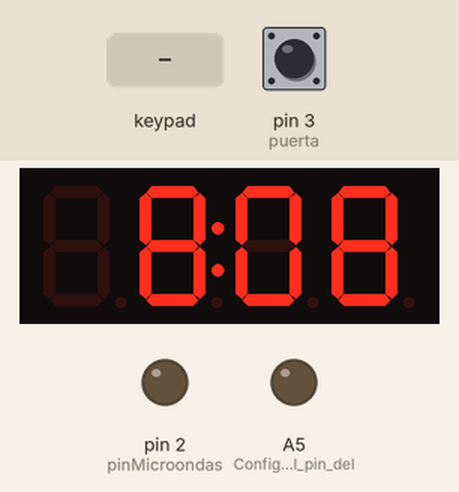
Recording of a sketch running on a simulated Arduino Uno, built with avr-gcc and run on an emulated ATmega328P. Parts: 4-digit seven-segment display, output pins drawn as LEDs (lit = HIGH). Inputs (shaded band) come from the test bench; at power-on: pin 3 (puerta) HIGH. What the sketch prints to the serial monitor is not drawn.

Above: at 1.6 s.
1.7 s: key '*' pressed
At 2.8 s:
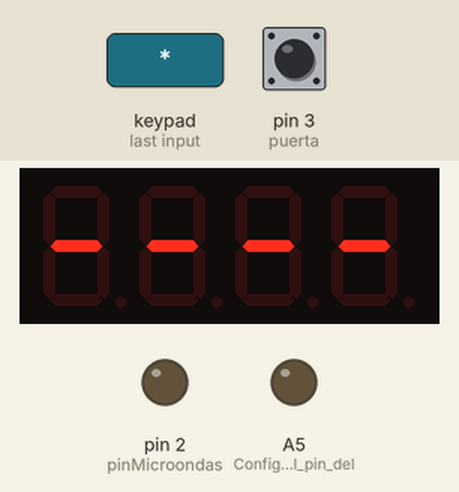
3.2 s: keypad keys 1 3 1 2 1 1 1 0 pressed 0.4 s apart
At 3.45 s:
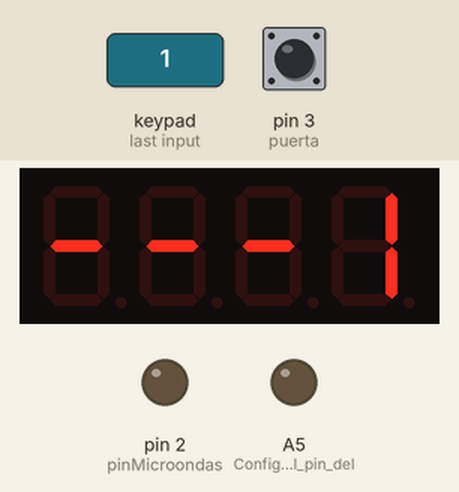
At 3.84 s:
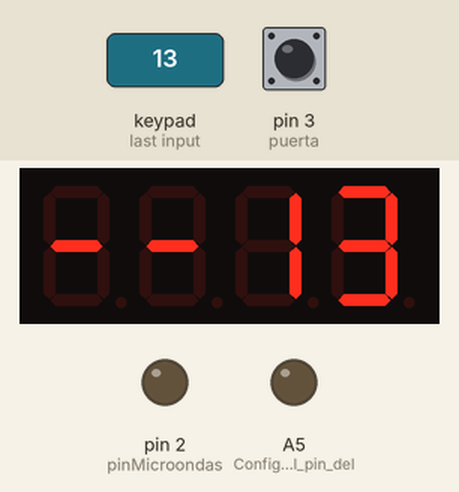
Timing chart, 0 to 6.2 s (numbered marks = the images above; inputs shaded):
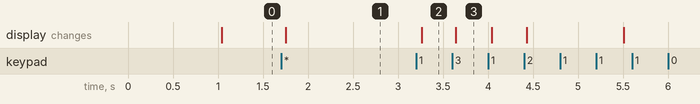

Measured:
- after the input at 1.7 s, the display: changes after 0.06 s (image 1)
- after the input at 3.2 s, the display: changes after 0.07 s (image 2)

The sketch:

microondas.ino
```cpp
#include <Keypad.h> //Libreria del teclado
#include <TimeLib.h> //Libreria del reloj del modulo TM1637
#include <TM1637Display.h> //Libreria del display del modulo TM1637
#define CLK 4 //Se define pin del puerto CLK del display TM1637
#define DIO 5 //Se define pin del puerto DIO del display TM1637
TM1637Display display(CLK,DIO); //Se configuran pines del display
#define numeroSeg(_tiempo_) ((_tiempo_ / 1000) % 60) //Funcion de manera regresiva obtener los segundos
#define numeroMin(_tiempo_) ((_tiempo_ / 1000) / 60) //Funcion de manera regresiva obtenr minutos
const int puerta = 3; //pin para detectar estado de la puerta del microondas
bool estadoPuerta = false;
bool encendido = false;
long anteriorMillis;
int pinMicroondas = 2;
const uint8_t End [] = { //arreglo que contiene la palabra "End"
  SEG_A | SEG_F | SEG_G | SEG_E | SEG_D, //E
  SEG_C | SEG_E | SEG_G, //n
  SEG_B | SEG_C | SEG_D | SEG_E | SEG_G //d
};
const uint8_t Limpia [] = { //arreglo para configurar display a "----"
  SEG_G,
  SEG_G,
  SEG_G,
  SEG_G
};
const byte ROWS = 4; //four rows
const byte COLS = 4; //three columns
char keys[ROWS][COLS] = {
  {'1','2','3','A'},
  {'4','5','6','B'},
  {'7','8','9','C'},
  {'*','0','#','D'}
};
byte rowPins[ROWS] = {13, 12, 11, 10}; //connect to the row pinouts of the keypad
byte colPins[COLS] = {9, 8, 7, 6}; //connect to the column pinouts of the keypad
bool confighora = false; //Booleano para el modo de trabajo, si confighora es verdadero entonces se trabaja en el modo de configuracion de hora
bool microondas = false; //Booleano para el modo microondas, si es verdadero entonces se trabaja con el microondas
bool cocinando = false; //Booleano para la coccion, si es verdadero entonces actualmente se esta cocinando
String entrada = "";
int contador;
unsigned long iniciomicroondas;
unsigned long minutos = 1;
Keypad keypad = Keypad( makeKeymap(keys), rowPins, colPins, ROWS, COLS );
char key = keypad.getKey();


void entrada_a_tiempo(String teclado){ //Transformacion de la entrada del teclado a int y configurando el tiempo
  int to = teclado.length();           //Mediante condiciones se evita el ingreso de horas mayores a 23 y min mayores a 59
  int h;
  int m;
  if (to == 4){
    h = teclado.substring(0,2).toInt();
    if(h>23){
      entrada="";
      contador=0;
      return;
    }
    m = teclado.substring(2,to).toInt();
    if(m>59){
      entrada="";
      contador=0;
      return;
    }
  }else{
    h = teclado.substring(0,1).toInt();
    if(h>23){
      entrada="";
      contador=0;
      return;
    }
    m = teclado.substring(1,3).toInt();
    if(m>59){
      entrada="";
      contador=0;
      return;
    }
  }
  if(confighora)cambiarhora(h,m); //Garantizamos que estamos en el modo configuracion al momento de cambiar hora
}

void cambiarhora(int h,int m){ //funcion para cambiar la hora y minuto
  setTime(h,m,50,6,4,2023);
}

void imprimirHora(){ //Funcion para imprimir la hora en el display con los dos puntos separadores
  time_t t=now();
  if(millis() - anteriorMillis > 1000){ //Se toma en cuenta que haya corrido 1 segundo para ejecutar el encendido o apagado de los dos puntos
    anteriorMillis = millis();
    if(encendido){
      display.showNumberDecEx(hour(t),0,false,2,0);
      display.showNumberDec(minute(t),true,2,2);
      encendido = false;
    }else{
      display.showNumberDecEx(hour(t),0b01000000,false,2,0);
      display.showNumberDec(minute(t),true,2,2);
      encendido = true;
    }

  }
}

void pantallaentrada(){ //Funcion para imprimir "----" y preparar el ingreso
  display.clear();
  display.setSegments(Limpia,4,0);
}

void presentarinput(String s){ //Modo para imprimir el ingreso previo al cambio de hora o inicio de coccion
  if(s.length()==1){
    display.showNumberDec(s.toInt(),false,1,3);
  }
  if(s.length()==2){
    display.showNumberDec(s.toInt(),false,2,2);
  }
  if(s.length()==3){
    display.showNumberDec(s.toInt(),false,3,1);
  }
  if(s.length()==4){
    display.showNumberDec(s.toInt(),false,4,0);
  }
}

void cerrarconfig(){ //funcion para cerrar la configuracion

  if(contador==4){
    presentarinput(entrada);
    entrada_a_tiempo(entrada);
    imprimirHora();
    entrada="";
    contador=0;
    confighora=false;
    key='B';
  }else{
    entrada="";
    contador=0;
    confighora=false;
    key='B';
  }
}

void cambio(bool modo, char k){ //Funcion para el ingreso de digitos para cambiar la hora
  if(modo){
      if(contador==0)pantallaentrada(); //Impresion de pantalla "----"
      if(contador == 0 && k == '0') return; //Evitar ceros a la izquierda
      if(k != '*'){
       if(contador == 4 || k == 'A'){ //en caso de ya ingresar cuatro digitos automaticamente realizar ingreso
          presentarinput(entrada);   //o al momento de ingresar la tecla A
          entrada_a_tiempo(entrada); //Funcion para transformar el ingreso a tiempo
          imprimirHora();
          cerrarconfig();
       }else{
          contador++;
          Serial.print("contador ");
          Serial.println(contador);
          entrada = entrada + k;
          presentarinput(entrada);
          if(contador==4)cerrarconfig();
       }
      }else if(k == '*' && contador>=1){
        cerrarconfig();
      }
    }
}

void cuentaRegresiva(long tiempo){
  long tiempores = tiempo - millis();
  int s = numeroSeg(tiempores);
  int m = numeroMin(tiempores);
  display.showNumberDecEx(s,0,true,2,2);
  display.showNumberDecEx(m,0b01000000,true,2,0);
  if (tiempores<50){
    microondas=false;
    cocinando = false;
    fin_de_coccion();
    entrada="";
  }
}

bool ingresaNum(char k){
  if(k != '*' && k != 'A' && k != 'B' && k != 'C' && k != 'D'){
    return true;
  }else{
    return false;
  }
}

void tiempoCocinar (char k){
      contador++;
      Serial.print("contador ");
      Serial.println(contador);
      entrada = entrada + k;
      presentarinput(entrada);
}

void setCoccion (char k){
  display.clear();
  if(k != '#'){
   entrada = entrada + k;
   presentarinput(entrada);
   Serial.println(entrada);
   cocinando = true;
  }else{
    iniciomicroondas=millis();
    if(entrada.length()==3){ //Seccion donde se toma la entrada de cada numero para considerar como segundo o minuto
       String minuto = entrada.substring(0,1);
       String seg = entrada.substring(1,3);
       minutos = minuto.toInt() * 1000 * 60;
       minutos = minutos + ( seg.toInt() * 1000);
    }
    if(entrada.length()==4){
       String minuto = entrada.substring(0,2);
       String seg = entrada.substring(2,4);
       minutos = minuto.toInt() * 1000 * 60;
       minutos = minutos + ( seg.toInt() * 1000);
    }
    Serial.println(entrada.length());
    if(entrada.length() <= 2){
      minutos = entrada.toInt();
      minutos = minutos*1000 + iniciomicroondas;
    }else{
       minutos = minutos + iniciomicroondas;
    }
  }
}

void coccion(bool m){
  if(m){
       cuentaRegresiva(minutos);
       digitalWrite(pinMicroondas,HIGH);
       revisarPuerta();
   }else{
    digitalWrite(pinMicroondas,LOW);

    return;
   }
}

void revisarPuerta(){
  int p = digitalRead(puerta);
  if(p==1){
    estadoPuerta = true; //PUERTA ABIERTA
    Serial.println("ABIERTA");
  }else{
    estadoPuerta = false; //PUERTA CERRADA
    Serial.println("CERRADA");
  }
}

void fin_de_coccion(){
  digitalWrite(pinMicroondas,LOW);
  display.clear();
  display.setSegments(End,3,1); //impresion de la palabra End en el display
  digitalWrite(A5,HIGH);
  delay(2000);
  digitalWrite(A5,LOW);
}

void setup() {
  Serial.begin(9600); //Configuracion del monitor serial
  pinMode(puerta, INPUT_PULLUP); //configuracion del pin para detectar estado de puerta del microondas
  pinMode(pinMicroondas, OUTPUT); //Configuracion del pin del LED como salida
  digitalWrite(pinMicroondas,LOW); //Configuracion del pin del LED en bajo
  display.setBrightness(1); //Configuracion del brillo del display
  pinMode(A5, OUTPUT); //Configuracion del pin del parlante
  digitalWrite(A5,LOW); //Configuracion del pin del parlante en bajo
  cambiarhora(8,8); //configuracion de la hora
  imprimirHora();
}

void loop() {
  revisarPuerta();
  key = keypad.getKey();
  if (key != NO_KEY){
   if(key =='*' && !confighora){ //Detectar la entrada para activar modo cambio de hora
    confighora=true;
   }else if(key=='*' && confighora){ //Salir del modo cambio de hora
    confighora=false;
   }
   cambio(confighora,key);
   if(ingresaNum(key) && !microondas && !confighora && !estadoPuerta){
      setCoccion(key);
      if(key=='#' && cocinando){
         microondas = true;
         display.clear();
       }
     }else if(key == 'D'){
       if(microondas)microondas = false;
       if(cocinando)cocinando = false;
       entrada = "";
     }
  }
  if(estadoPuerta){
    if(microondas)microondas = false;
    if(cocinando)cocinando = false;
  }
 coccion(microondas);
 if(!confighora && !cocinando)imprimirHora();
}
```
